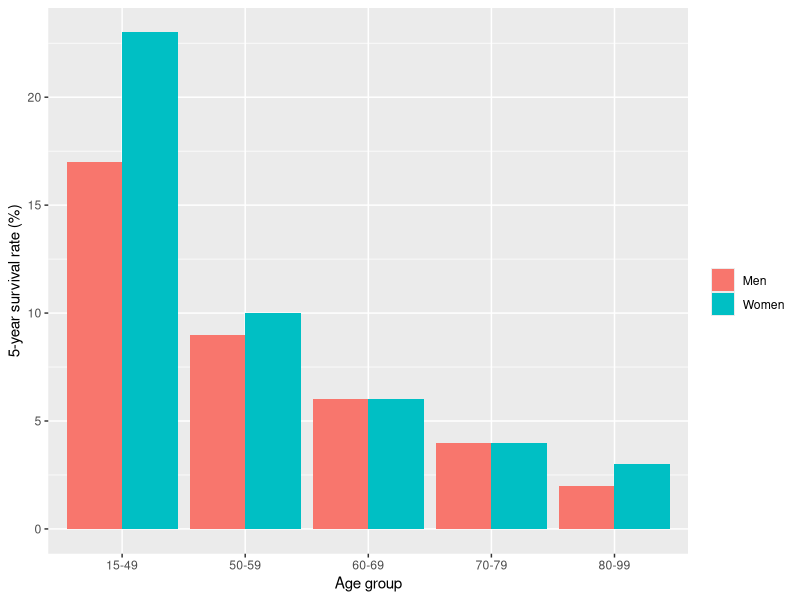

Write R code to recreate this figure.
#!/bin/env Rscript

library(dplyr)
library(ggplot2)

gender <- rep(c('Men','Women'),5)
age <- c(rep('15-49',2),rep('50-59',2),rep('60-69',2),
	rep('70-79',2),rep('80-99',2))
survival <- c(17,23,
		9,10,
		6,6,
		4,4,
		2,3)
p <- data.frame(gender,age,survival) %>%
	ggplot(aes(x=age,fill=gender,y=survival))+
		geom_bar(stat='identity',position='dodge')+
		labs(x='Age group',y='5-year survival rate (%)',
			fill= ' ')+
		theme(text = element_text(color='black'))
ggsave(p,file='survivalRate.pdf')
